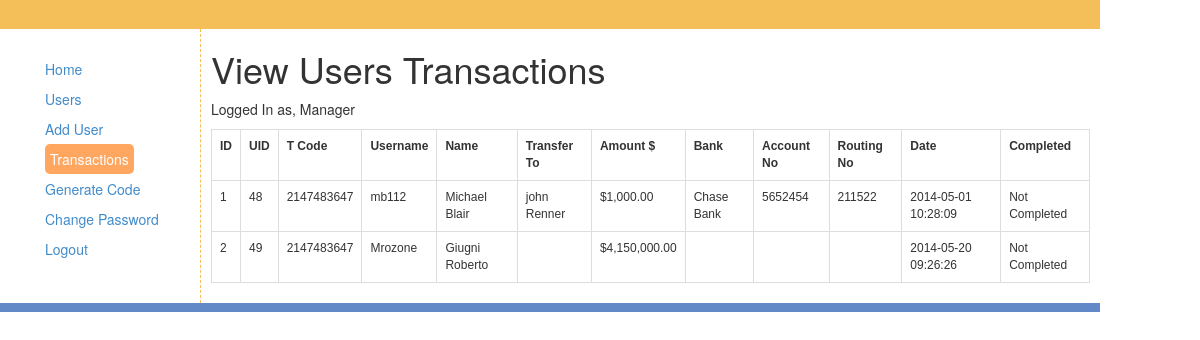
The page /adminPanel/transactions.php (signed in) on the database its author committed.
### tables this page shows
CREATE TABLE IF NOT EXISTS `tbl_users` (
  `id` int(11) NOT NULL AUTO_INCREMENT,
  `username` varchar(20) NOT NULL,
  `password` varchar(512) NOT NULL,
  `user_level` int(11) NOT NULL,
  `email` varchar(100) NOT NULL,
  `email_code` varchar(100) NOT NULL,
  `time` int(11) NOT NULL,
  `confirmed` int(11) NOT NULL,
  `ip` varchar(20) NOT NULL,
  `suspended` int(11) NOT NULL,
  `full_name` varchar(100) NOT NULL,
  `website` varchar(100) NOT NULL,
  `country` varchar(100) NOT NULL,
  `account_name` varchar(100) NOT NULL,
  `account_type` varchar(100) NOT NULL,
  `account_no` varchar(100) NOT NULL,
  `balance` varchar(100) NOT NULL,
  `accept` tinyint(1) NOT NULL,
  `nickname` varchar(100) NOT NULL,
  `str_address` varchar(255) NOT NULL,
  `city` varchar(100) NOT NULL,
  `state` varchar(100) NOT NULL,
  `tel` varchar(15) NOT NULL,
  `email_address` varchar(50) NOT NULL,
  `image_url` varchar(255) NOT NULL,
  `jii` varchar(255) NOT NULL,
  PRIMARY KEY (`id`)
);

CREATE TABLE IF NOT EXISTS `transact` (
  `id` int(11) NOT NULL AUTO_INCREMENT,
  `uid` int(11) NOT NULL,
  `t_code` int(11) NOT NULL,
  `username` varchar(40) NOT NULL,
  `name` varchar(100) NOT NULL,
  `transfer_to` varchar(100) NOT NULL,
  `amount` int(100) NOT NULL,
  `bank` varchar(140) NOT NULL,
  `account_no` varchar(40) NOT NULL,
  `routing_no` varchar(40) NOT NULL,
  `time` timestamp NOT NULL DEFAULT CURRENT_TIMESTAMP ON UPDATE CURRENT_TIMESTAMP,
  `completed` int(11) NOT NULL,
  PRIMARY KEY (`id`)
);

### adminPanel/core/init.php (called while the page is built, shortened)
<?php ob_start();
require_once ('connect/database.php');
require_once ('classes/user.class.php');
require_once ('classes/transaction.class.php');
$user = new Users($db);
$transaction = new Transaction($db);

### adminPanel/core/classes/user.class.php (called while the page is built, shortened)
<?php
class Users {
    public  $db;
    public function __construct($database) {
        $this->db = $database;
    }
    public function userdata($id) {
        $query = $this->db->prepare("SELECT * FROM `tbl_users` WHERE `id`= ?");
        $query->bindValue(1, $id);
        try{
            $query->execute();
            return $query->fetch();
        } catch(PDOException $e){
            die($e->getMessage());
        }
    }
}

### adminPanel/core/classes/transaction.class.php (called while the page is built)
<?php
class Transaction {
    public  $db;
    public function __construct($database) {
        $this->db = $database;
    }
    public function getTransactions(){
        $query = $this->db->prepare("SELECT * FROM `transact` ORDER BY `id` ASC");
        try{
            $query->execute();
        }catch(PDOException $e){
            die($e->getMessage());
        }
        return $query->fetchAll();
    }
}

### adminPanel/transactions.php (the view, shortened to what this page needs)
<?php
require ('core/init.php');
$users = $user->userdata($_SESSION['id']);
$record = $transaction->getTransactions();
?>
<!doctype>
<html lang="en">
<head>
    <link href="assets/css/styles.css" rel="stylesheet">
    <link href="assets/css/bootstrap.css" rel="stylesheet">
</head>
<body>
<div class="main">
    <aside class="left">
        <nav>
            <ul>
                <li><a href="dashboard.php">Home</a></li>
                <li><a href="users.php">Users</a></li>
                <li><a href="add_user.php">Add User</a></li>
                <li><a class="active" href="transactions.php">Transactions</a></li>
                <li><a href="generate.php">Generate Code</a></li>
                <li><a href="change_password.php">Change Password</a></li>
                <li><a href="logout.php">Logout</a></li>
            </ul>
        </nav>
    </aside>
    <aside class="right">
        <h1>View Users Transactions</h1>
        <p>
            Logged In as, <?php echo ucfirst($users['username']); ?>
        </p>
        <div>
            <table class="table table-bordered form">
                <tr>
                    <td style="font-weight:bold;">ID</td>
                    <td style="font-weight:bold;">UID</td>
                    <td style="font-weight:bold;">T Code</td>
                    <td style="font-weight:bold;">Username</td>
                    <td style="font-weight:bold;">Name</td>
                    <td style="font-weight:bold;">Transfer To</td>
                    <td style="font-weight:bold;">Amount $</td>
                    <td style="font-weight:bold;">Bank</td>
                    <td style="font-weight:bold;">Account No</td>
                    <td style="font-weight:bold;">Routing No</td>
                    <td style="font-weight:bold;">Date</td>
                    <td style="font-weight:bold;">Completed</td>
                </tr>
                <?php
                    foreach($record as $row){
                        echo "<tr>";
                        echo "<td>";
                        echo $row['id'];
                        echo "</td>";
                        echo "<td>";
                        echo $row['uid'];
                        echo "</td>";
                        echo "<td>";
                        echo $row['t_code'];
                        echo "</td>";
                        echo "<td>";
                        echo $row['username'];
                        echo "</td>";
                        echo "<td>";
                        echo $row['name'];
                        echo "</td>";
                        echo "<td>";
                        echo $row['transfer_to'];
                        echo "</td>";
                        echo "<td>";
                        $convert = $row['amount'];
                        echo "\$" . number_format($convert, 2);
                        echo "</td>";
                        echo "<td>";
                        echo $row['bank'];
                        echo "</td>";
                        echo "<td>";
                        echo $row['account_no'];
                        echo "</td>";
                        echo "<td>";
                        echo $row['routing_no'];
                        echo "</td>";
                        echo "<td>";
                        echo $time = $row['time'];
                        echo "</td>";;
                        echo "<td>";
                        $completed = $row['completed'];
                        if($completed == 2){echo "Not Completed";}else{echo "Completed";}
                        echo "</td>";
                        echo "</tr>";
                    }
                ?>
            </table>
        </div>
    </aside>
</div>
</body>
</html>

### adminPanel/assets/css/styles.css (style rules this page uses)
body { background:#ddd; }
.form { font-family:helvetica,Arial,verdana,sans-serif;font-size:12px; }
.main { position:absolute;width:1100px;margin:0 auto;border-top:29px solid #f4be59;border-bottom:9px solid #6289c7;height:auto; }
aside.left { padding-top:25px;width:200px;float:left; }
aside.right { width:900px;float:left;padding:0 10px 0;border-left:1px dashed #f4be59; }
nav ul { list-style:none; }
nav li { padding: 5px; }
nav .active { background: #ffa660;text-decoration:none;color:#fff;padding:5px;border-radius:5px; }

### rows shown on the page
tbl_users: username "Manager"
transact: id "1", uid "48", t_code "2147483647", username "mb112", name "Michael Blair", transfer_to "john Renner", amount "1,000.00", bank "Chase Bank", account_no "5652454", routing_no "211522", time "2014-05-01 10:28:09", completed "Not Completed"
transact: id "2", uid "49", t_code "2147483647", username "Mrozone", name "Giugni Roberto", amount "4,150,000.00", time "2014-05-20 09:26:26", completed "Not Completed"
